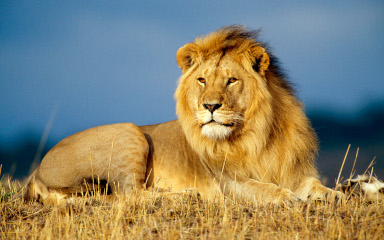
#> input picture Lecture 2/Images/lion.jpg, 384 x 240 px
$ jupyter execute exrecise_2_1_1.ipynb
#> lines starting #> are read from the running program, lines starting #| are printed output that depends on the picture
### Lecture 2/Notebooks/helpers.py
import cv2
import numpy as np
from matplotlib import pyplot as plt

MIN = 0
MAX = 255

plt.rcParams['figure.figsize'] = [12, 8]

def show_histograms(img):
    if len(img.shape) == 2:
        hist = cv2.calcHist([img], [0], None, [256], [0, 256])
        plt.plot(hist)
    else:
        for channel, color in zip(range(img.shape[2]), ['r', 'g', 'b']):
            hist = cv2.calcHist([img], [channel], None, [256], [0, 256])
            plt.plot(hist, color=color)
    plt.grid()
    plt.show()


# source: https://stackoverflow.com/a/43346070
# [7 lines left out: function genarate_gussian_kernel, not called in this run]

def create_mean_kernel(kernel_radius):
    return np.ones((kernel_radius * 2 + 1, kernel_radius * 2 + 1)) / (kernel_radius * 2 + 1) ** 2

def erosion(image, kernel_radius, iterations=1):
    kernel = create_mean_kernel(kernel_radius)
    return cv2.erode(image, kernel, iterations=iterations)

def dilation(image, kernel_radius, iterations=1):
    kernel = create_mean_kernel(kernel_radius)
    return cv2.dilate(image, kernel, iterations=iterations)

def opening(image, kernel_radius, iterations=1):
    kernel = create_mean_kernel(kernel_radius)
    return cv2.morphologyEx(image, cv2.MORPH_OPEN, kernel, iterations=iterations)

def closing(image, kernel_radius, iterations=1):
    kernel = create_mean_kernel(kernel_radius)
    return cv2.morphologyEx(image, cv2.MORPH_OPEN, kernel, iterations=iterations)

### Lecture 2/exrecise_2_1_1.ipynb
[cell 1]
import cv2
from matplotlib import pyplot as plt
import numpy as np
from helpers import *

[cell 2]
image = cv2.imread('Images/lion.jpg')
#> image is the input picture: shape (240, 384, 3); mean B, G, R 109.9, 131.4, 134.7
image = cv2.cvtColor(image, cv2.COLOR_BGR2RGB)

show_histograms(image)
#> in show_histograms, `plt.show()`:
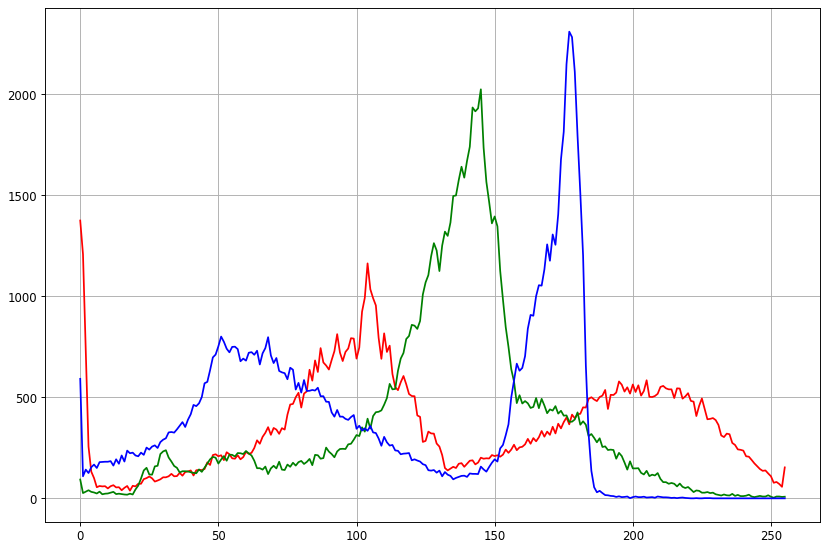
#> figure drawn by matplotlib, 1 panel; curve peaks at x = 0, y = 1374; curve peaks at x = 145, y = 2023; curve peaks at x = 177, y = 2308
plt.imshow(image)

[cell 3]
KERNEL_RADIUS = 3

kernel = np.ones((KERNEL_RADIUS * 2 + 1, KERNEL_RADIUS * 2 + 1)) / (KERNEL_RADIUS * 2 + 1) ** 2
new_image = np.zeros(image.shape, dtype=np.uint8)

for x in range(KERNEL_RADIUS, image.shape[0] - KERNEL_RADIUS):
    for y in range(KERNEL_RADIUS, image.shape[1] - KERNEL_RADIUS):
        for channel in range(image.shape[2]):
            temp = 0
            for i in range(-KERNEL_RADIUS, KERNEL_RADIUS + 1):
                for j in range(-KERNEL_RADIUS, KERNEL_RADIUS + 1):
                    temp += image[x + i, y + j, channel] * kernel[i + KERNEL_RADIUS, j + KERNEL_RADIUS]
            new_image[x, y, channel] = int(temp)
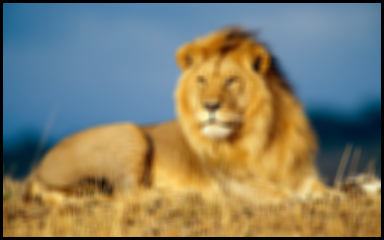
#> new_image: shape (240, 384, 3); mean R, G, B 129.8, 126, 104.8

show_histograms(new_image)
#> in show_histograms (call 2), `plt.show()`:
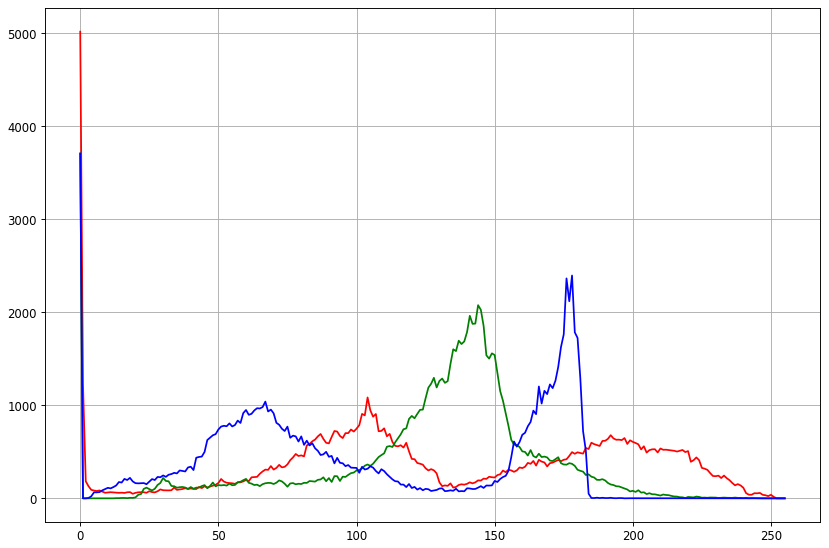
#> figure drawn by matplotlib, 1 panel; curve peaks at x = 0, y = 5018; curve peaks at x = 0, y = 3708; curve peaks at x = 0, y = 3708
plt.imshow(new_image)

[cell 4]
KERNEL_RADIUS = 3

kernel = np.ones((KERNEL_RADIUS * 2 + 1, KERNEL_RADIUS * 2 + 1)) / (KERNEL_RADIUS * 2 + 1) ** 2
new_image = cv2.filter2D(image, -1, kernel)
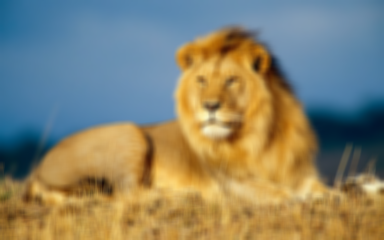
#> new_image: shape (240, 384, 3); mean R, G, B 134.7, 131.4, 109.9

show_histograms(new_image)
#> in show_histograms (call 3), `plt.show()`:
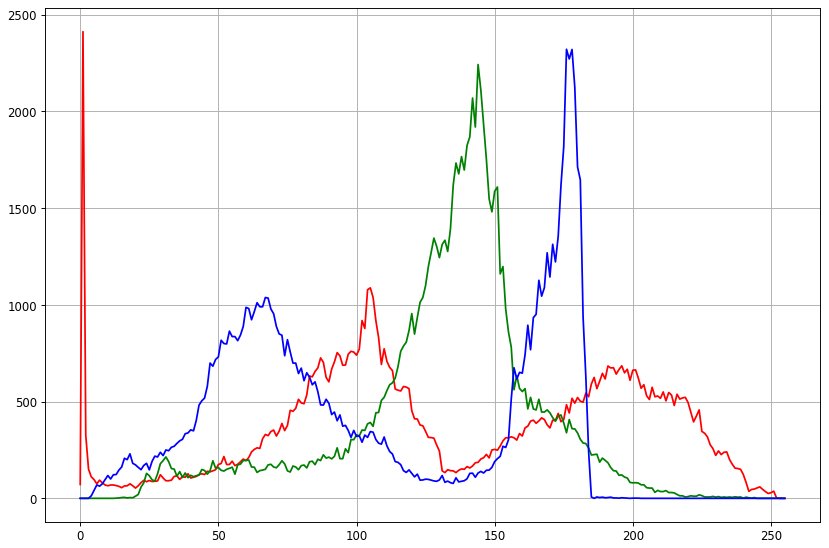
#> figure drawn by matplotlib, 1 panel; curve peaks at x = 1, y = 2412; curve peaks at x = 144, y = 2242; curve peaks at x = 176, y = 2321
plt.imshow(new_image)

[cell 5]
KERNEL_RADIUS = 3

new_image = cv2.blur(image, (KERNEL_RADIUS * 2 + 1, KERNEL_RADIUS * 2 + 1))

show_histograms(new_image)
